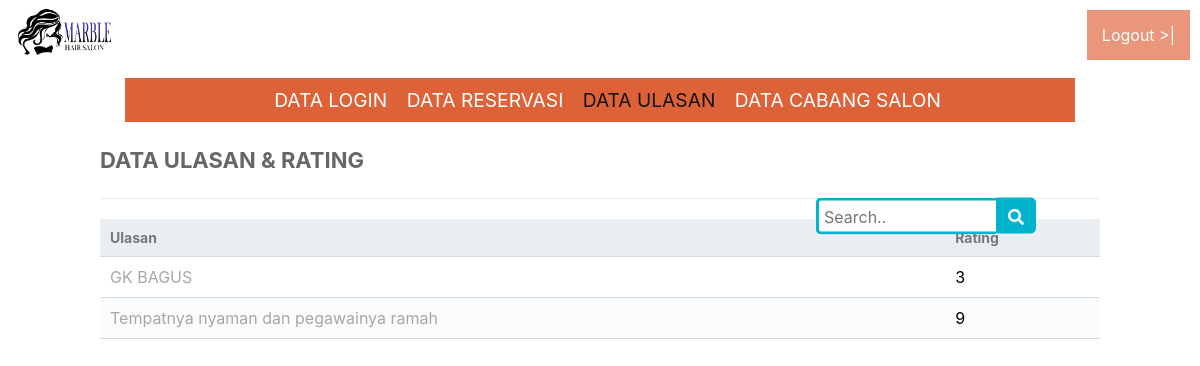
Page /admin/data_ulasan/data_ulasan.php (signed in) on the committed database.
### tables this page shows
CREATE TABLE `rating` (
  `rating` int(10) NOT NULL,
  `ulasan` varchar(100) NOT NULL
);

### admin/data_ulasan/read.php (the view, shortened to what this page needs)
<?php
$pdo = pdo_connect_mysql();
$page = isset($_GET['page']) && is_numeric($_GET['page']) ? (int)$_GET['page'] : 1;
$records_per_page = 1000;
$stmt = $pdo->prepare('SELECT * FROM rating ORDER BY rating LIMIT :current_page, :record_per_page');
$stmt->bindValue(':current_page', ($page-1)*$records_per_page, PDO::PARAM_INT);
$stmt->bindValue(':record_per_page', $records_per_page, PDO::PARAM_INT);
$stmt->execute();
$contacts = $stmt->fetchAll(PDO::FETCH_ASSOC);
?>
<link href="style.css" rel="stylesheet" type="text/css">
<link rel="stylesheet" href="https://use.fontawesome.com/releases/v5.7.1/css/all.css">
<div class="content read">
	<h2>DATA ULASAN & RATING</h2><br>
    <form action="search.php" method="GET">
        <div class="wrap">
            <div class="search">
                    <input type="text" class="searchTerm" name="keyword" id="keyword" placeholder="Search..">
                    <button type="submit" class="searchButton" name="search">
                        <i class="fa fa-search"></i>
                    </button>
            </div>
        </div>
    </form>
	<table>
        <thead>
            <tr>
                <td>Ulasan</td>
                <td>Rating</td>
            </tr>
        </thead>
        <tbody>
            <?php foreach ($contacts as $contact): ?>
            <tr>
                <td><?=$contact['ulasan']?></td>
                <td><?=$contact['rating']?></td>
            </tr>
            <?php endforeach; ?>
        </tbody>
    </table>
</div>

### admin/data_ulasan/style.css (style rules this page uses)
* { box-sizing: border-box; font-family: -apple-system, BlinkMacSystemFont, "segoe ui", roboto, oxygen, ubuntu, cantarell, "fira sans", "droid sans", "helvetica neue", Arial, sans-serif; font-size: 16px; -webkit-font-smoothing: antialiased; -moz-osx-font-smoothing: grayscale; }
body { background-color: #FFFFFF; margin: 0; }
.content { width: 1000px; margin: 0 auto; }
.content h2 { margin: 0; padding: 25px 0; font-size: 22px; border-bottom: 1px solid #ebebeb; color: #666666; }
.read table { width: 100%; padding-top: 30px; border-collapse: collapse; }
.read table thead { background-color: #ebeef1; border-bottom: 1px solid #d3dae0; }
.read table thead td { padding: 10px; font-weight: bold; color: #767779; font-size: 14px; }
.read table tbody tr { border-bottom: 1px solid #d3dae0; }
.read table tbody tr:nth-child(even) { background-color: #fbfcfc; }
.read table tbody tr td { padding: 10px; }
.read table tbody tr td:nth-child(1) { color: #a5a7a9; }

### admin/data_ulasan/data_ulasan.php (style rules this page uses)
.search { width: 100%; position: relative; display: flex; }
.searchTerm { width: 50%; border: 3px solid #00B4CC; border-right: none; padding: 5px; height: 37px; border-radius: 5px 0 0 5px; outline: none; color: #9DBFAF; }
.searchButton { width: 40px; height: 36px; border: 1px solid #00B4CC; background: #00B4CC; text-align: center; color: #fff; border-radius: 0 5px 5px 0; cursor: pointer; font-size: 20px; }
.wrap { width: 30%; position: absolute; top: 27%; left: 83%; transform: translate(-50%, -50%); }

### rows in the picture
rating: ulasan "GK BAGUS", rating "3"
rating: ulasan "Tempatnya nyaman dan pegawainya ramah", rating "9"
